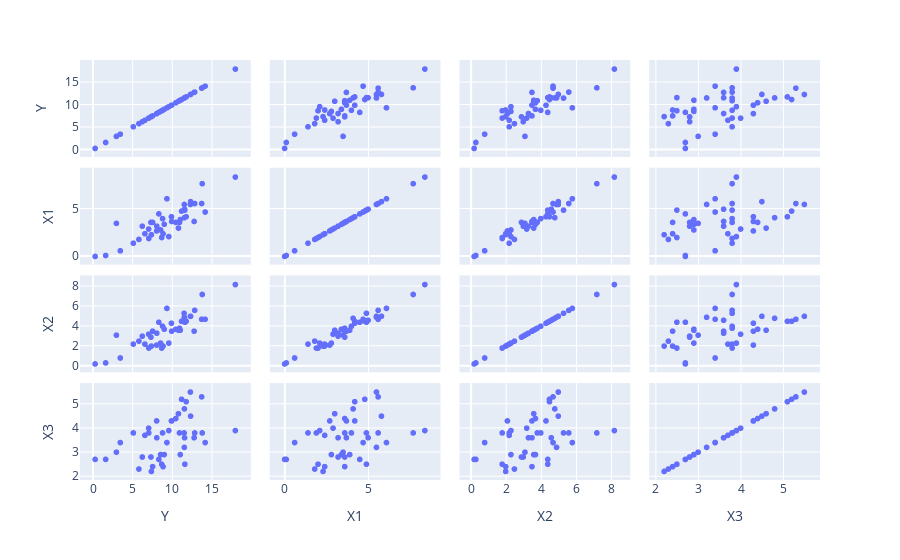

Notebook code for this chart:
### Code cell
import plotly.express as px
fig = px.scatter_matrix(df)
fig.show()

### Figure 1 — Plotly figure (JSON) as saved in the notebook; plotly's stock layout.template omitted (floating-point values rounded to 4 significant figures)
{"data": [{"dimensions": [{"axis": {"matches": true}, "label": "Y", "values": [12.85, 11.55, 12.78, 11.19, 9, 9.34, 13.8, 8.79, 8.54, 6.23, 11.77, 8.04, 5.8, 11.57, 7.03, 0.27, 5.1, 9.91, 6.56, 14.17, 8.32, 7.32, 3.45, 13.73, 8.06, 9.94, 11.54, 10.8, 12.33, 2.96, 7.38, 8.68, 11.51, 1.6, 10.93, 11.61, 17.99, 9.58, 7.05, 8.85, 7.53, 10.47, 11.03, 12.31]}, {"axis": {"matches": true}, "label": "X1", "values": [5.6, 4.1, 3.7, 4.8, 3.4, 6.1, 7.7, 4, 2.8, 3.2, 4.2, 2.7, 1.8, 5, 2.9, 0, 1.4, 4.2, 2.4, 4.7, 4.5, 3.6, 0.6, 5.6, 3.2, 3.7, 5.5, 3, 5.8, 3.5, 2.3, 2, 4.9, 0.1, 3.6, 4.9, 8.4, 2.1, 1.9, 2.4, 3.6, 3.6, 3.9, 5.5]}, {"axis": {"matches": true}, "label": "X2", "values": [5.6, 4.8, 3.5, 4.5, 3.7, 5.8, 7.2, 4, 2.3, 3, 4.5, 2.1, 2.5, 4.6, 3.2, 0.2, 2.2, 4.3, 2.2, 4.7, 4.4, 2.9, 0.8, 4.7, 3.3, 3.5, 4.9, 3.6, 5, 3.1, 2, 1.8, 5.3, 0.3, 3.8, 4.4, 8.2, 2.3, 1.8, 2, 3.5, 3.7, 3.6, 5]}, {"axis": {"matches": true}, "label": "X3", "values": [3.8, 4.8, 3.6, 5.2, 2.9, 3.4, 3.8, 3.8, 2.9, 2.8, 5.1, 4.3, 2.3, 3.6, 4, 2.7, 3.8, 4.3, 3.7, 3.4, 2.7, 2.8, 3.4, 5.3, 3.6, 4.3, 3.2, 4.6, 4.5, 3, 2.2, 2.5, 3.8, 2.7, 3.8, 2.5, 3.9, 3.9, 3.8, 2.4, 2.4, 4.4, 2.9, 5.5]}], "hovertemplate": "%{xaxis.title.text}=%{x}<br>%{yaxis.title.text}=%{y}<extra></extra>", "legendgroup": "", "marker": {"color": "#636efa", "symbol": "circle"}, "name": "", "showlegend": false, "type": "splom"}], "layout": {"dragmode": "select", "legend": {"tracegroupgap": 0}, "margin": {"t": 60}}}
